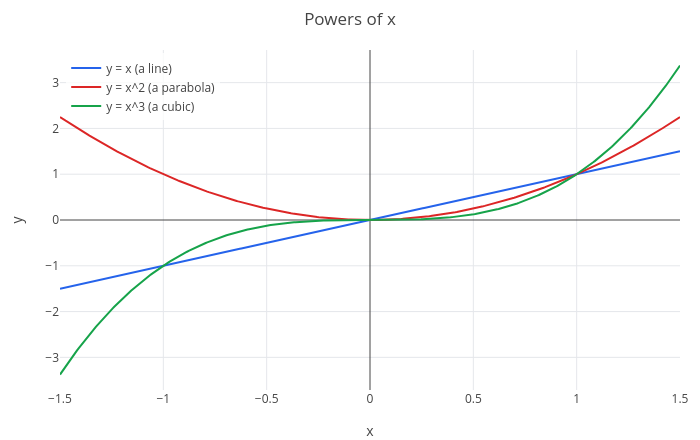

The notebook cell saved with this chart:
### Markdown cell above
In JupyterLab the plot is interactive: hover to read off values, drag to zoom, double-click to reset.

### Several curves in one plot

List several expressions before the variable. Each curve gets its own colour and an entry in the legend:

### Code cell
p = plot(x, x^2, x^3, x, -1.5, 1.5);
p = legend(p, "y = x (a line)", "y = x^2 (a parabola)", "y = x^3 (a cubic)");
labels(title(p, "Powers of x"), "x", "y")

### Figure 1 — Plotly figure (JSON) as saved in the notebook; plotly's stock layout.template omitted (floating-point values rounded to 4 significant figures; data arrays with more than 128 entries replaced by an {"elided": "..."} marker saying what was removed)
{"data": [{"line": {"color": "#2563eb", "width": 2}, "mode": "lines", "name": "y = x (a line)", "type": "scatter", "x": {"elided": "402 float values"}, "y": {"elided": "402 float values"}}, {"line": {"color": "#dc2626", "width": 2}, "mode": "lines", "name": "y = x^2 (a parabola)", "type": "scatter", "x": {"elided": "402 float values"}, "y": {"elided": "402 float values"}}, {"line": {"color": "#16a34a", "width": 2}, "mode": "lines", "name": "y = x^3 (a cubic)", "type": "scatter", "x": {"elided": "402 float values"}, "y": {"elided": "402 float values"}}], "layout": {"height": 440, "legend": {"bgcolor": "rgba(255,255,255,0.8)", "x": 0.01, "xanchor": "left", "y": 0.99, "yanchor": "top"}, "margin": {"b": 50, "l": 60, "r": 20, "t": 50}, "showlegend": true, "title": {"text": "Powers of x"}, "width": 700, "xaxis": {"title": {"text": "x"}, "zeroline": true}, "yaxis": {"range": [-3.712, 3.712], "title": {"text": "y"}, "zeroline": true}}}
